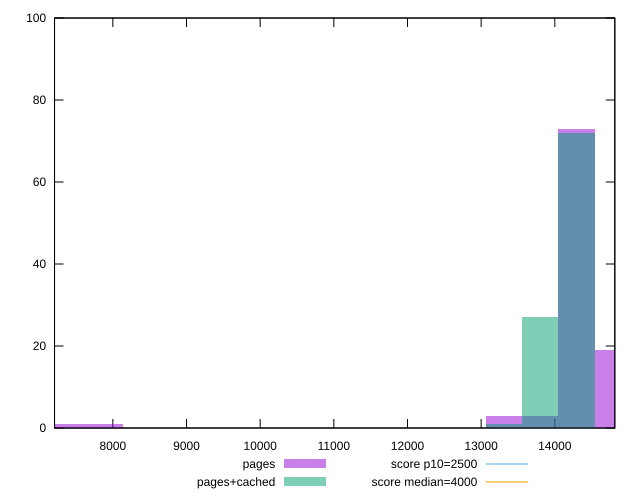

The script that saved this image:
reset

$pages <<EOF
7885.928884361702 1
7393.058329089096 1
14293.246102905585 73
13800.375547632979 3
14786.116658178193 19
13307.504992360373 3
EOF

$pagesCached <<EOF
14293.246102905585 72
13307.504992360373 1
13800.375547632979 27
EOF

set key outside below
set boxwidth 492.8705552726064
set xrange [7208.4749999999985:14814.8325]
set yrange [0:100]
set trange [0:100]
set style fill transparent solid 0.5 noborder

set parametric
set terminal svg size 640, 500 enhanced background rgb 'white'
set output "report_00019_2021-02-10T18-14-37.922Z//largest-contentful-paint/comparison/histogram/0_vs_1.svg"

plot $pages title "pages" with boxes, \
     $pagesCached title "pages+cached" with boxes, \
     2500,t title "score p10=2500", \
     4000,t title "score median=4000"

reset
